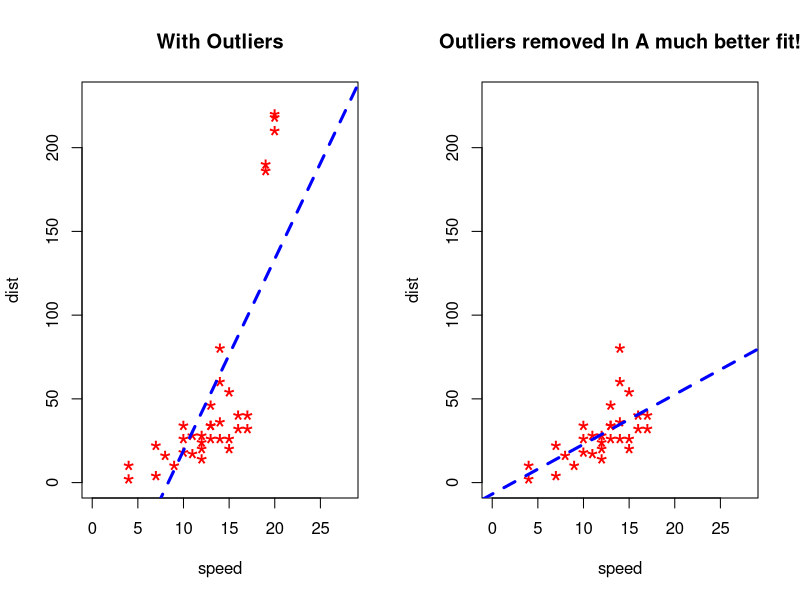

Generate this figure with R:
# Outlier Examples
# Cars dataset is built in Rstudio.
# you need to load the cars dataset first.
cars1 <- cars[1:30,] # first 30 rows of the original cars dataset.
head(cars1)
# Now we will introduce some additional data points that are outliers.
cars_outliers <- data.frame(speed=c(19,19,20,20,20), dist=c(190,186,210,220,218)) # introduced the outliears
head(cars_outliers)
cars2 <- rbind(cars1, cars_outliers)
help(par) # Set or Query Graphical Parameters, read the RStudio documentation for "par" function.
par(mfrow=c(1, 2))
plot(cars2$speed, cars2$dist, xlim=c(0, 28), ylim=c(0, 230), main="With Outliers", xlab="speed", ylab="dist", pch="*", col="red", cex=2)
abline(lm(dist~speed, data=cars2), col="blue", lwd=3, lty=2)
# Plot of original data without outliers. Note the change in slope (angle) of best fit line.
plot(cars1$speed, cars1$dist, xlim=c(0, 28), ylim=c(0, 230), main="Outliers removed In A much better fit!", xlab="speed", ylab="dist", pch="*", col="red", cex=2)
abline(lm(dist~speed, data=cars1), col="blue", lwd=3, lty=2)

